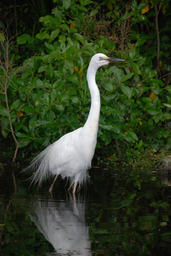
#> input picture ICS 101/Xmisc/w9_ds_examples/kmeans/bird.png, 171 x 256 px, shrunk from 518 x 774 before the run, found by its file name
$ python kMeas_imgSeg.py
#> lines starting #> are read from the running program, lines starting #| are printed output that depends on the picture
import numpy
import matplotlib.pylab as pylab
import matplotlib.image as Image


class KMeans:
   def __init__(self,k,dim,length):
       self.k=k
       self.dim=dim
       self.len=length
       self.centres=numpy.zeros((k, dim))

   def randomInit(self, data):
       ## initialize the centers using a random data entry
       for i in range(self.k):
           self.centres[i]=data[numpy.random.randint(self.len)].copy()
           print(self.centres[i])

   def iterate(self, data):
       ## Compute distances between centres and data points.
       ## Start with the first centre and then append the rest to the array
       distances = numpy.ones((1,self.len))*numpy.sum((data-self.centres[0,:])**2,axis=1)
       for j in range(self.k-1):
           distances = numpy.append(distances,numpy.ones((1,self.len))*numpy.sum((data-self.centres[j+1,:])**2,axis=1),axis=0)
       ## 'distances' is a 2D array: row for centres, column for data items
       ## Identify the closest cluster for each data item
       cluster = distances.argmin(axis=0)
       cluster = numpy.transpose(cluster*numpy.ones((1,self.len)))
       ## Update the cluster centres as the mean of data items that are closest to them
       for j in range(self.k):
           thisCluster = numpy.where(cluster==j,1,0)
           if numpy.sum(thisCluster)>0:
               self.centres[j,:] = numpy.sum(data*thisCluster,axis=0)/numpy.sum(thisCluster)
       ## membership is calculated on-the-fly; no need to update explicitly
       return self.centres

   def match(self, item):
       dist=numpy.sum((item-self.centres)**2,axis=1)
       winner=dist.argmin(axis=0)
       return winner


class ImageSegmentation:
   def __init__(self,imagename,numberofcentres):
      self.name=imagename
      self.image=Image.imread(self.name)
      self.k=numberofcentres
      h, w, _ =self.image.shape
      npix=h*w
      #ima=numpy.array(self.image)
      pixdata=self.image.reshape(npix,3)
      ## conduct clustering with k=numberofcentres
      km=KMeans(k=self.k,dim=3,length=len(pixdata))
      km.randomInit(pixdata)
      for i in range(10):  #it seems that 10 iterations are sufficient
         centers=km.iterate(pixdata)
#        for c in centers:  # hiden them, just for the purpose of a clear screen
#          print c,
#          print 'it.=',i
      for j in range(len(pixdata)-1):
         bmu=km.match(pixdata[j])
         # now replacing colour
         pixdata[j]=km.centres[bmu]
      # the shape-adjusting
      self.clusteredima=numpy.array(pixdata).reshape(self.image.shape)

# main program, to show the result of segmentation with different k value

for k in range(2,4):   # to try different k value

   Result=ImageSegmentation(r'D:\\My Drive\\NYU Main\\NYU Y1S1\\ICS Section 002\\Lec Slides\\Week 9\\kmeans\\bird.png',k) #to another picture, only need to change the file name
   print('The segmentation of image:%s with %s centres is completed ' % (Result.name,k))
   pylab.figure('K=%s'%k) # give the title for each figure
   pylab.imshow(Result.clusteredima)
#> this loop made 2 passes
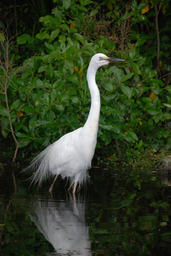
#> input picture ICS 101/Xmisc/w9_ds_examples/kmeans/bird.png, 171 x 256 px, shrunk from 518 x 774 before the run, found by its file name
#> pass 1, in __init__, `self.clusteredima=numpy.array(pixdata).reshape(self.image.shape)`:
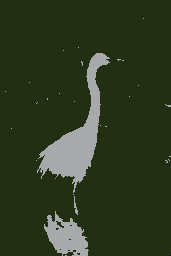
#> self.clusteredima: shape (256, 171, 3) float32; mean R, G, B 0.185, 0.233, 0.133
#> pass 2, in __init__ (call 2), `self.clusteredima=numpy.array(pixdata).reshape(self.image.shape)`:
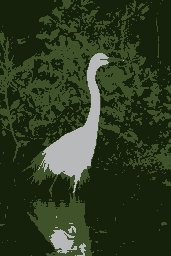
#> self.clusteredima: shape (256, 171, 3) float32; mean R, G, B 0.183, 0.231, 0.131

pylab.show()# demonstrate all the figures

$ run again, with ICS 101/Xmisc/w9_ds_examples/kmeans/building.png copied over ICS 101/Xmisc/w9_ds_examples/kmeans/bird.png
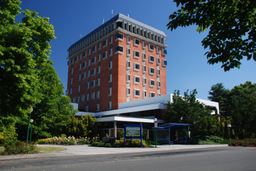
#> input picture ICS 101/Xmisc/w9_ds_examples/kmeans/building.png, 256 x 171 px, shrunk from 387 x 259 before the run, found by its file name
#> the loop `for k in range(2,4):` made 2 passes
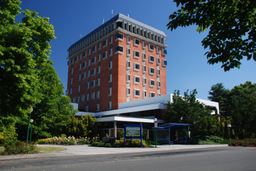
#> input picture ICS 101/Xmisc/w9_ds_examples/kmeans/bird.png, 256 x 171 px, shrunk from 387 x 259 before the run, found by its file name
#> pass 1, in __init__, `self.clusteredima=numpy.array(pixdata).reshape(self.image.shape)`:
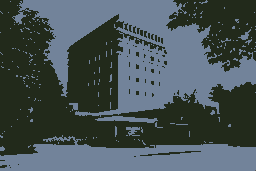
#> self.clusteredima: shape (171, 256, 3) float32; mean R, G, B 0.279, 0.327, 0.335
#> pass 2, in __init__ (call 2), `self.clusteredima=numpy.array(pixdata).reshape(self.image.shape)`:
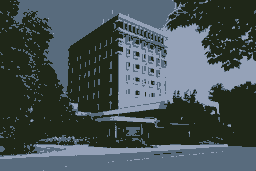
#> self.clusteredima: shape (171, 256, 3) float32; mean R, G, B 0.279, 0.327, 0.335
